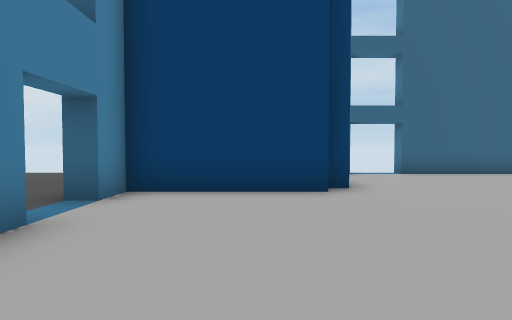
[1] (above)

17 first-person views from a walk through a Unity game level. The camera is 1.5 m above the floor, tilts 2° down and sees 75° across. The floor is counted in squares, 2 m on a side. Each view is taken from the middle of a square. On the plan, view 1 faces up. The plan holds only what a view shows up to about 11 squares ahead; the rest is blank. The place goes on beyond the plan. The player character is not drawn. Some animated figures are left out.

[2]
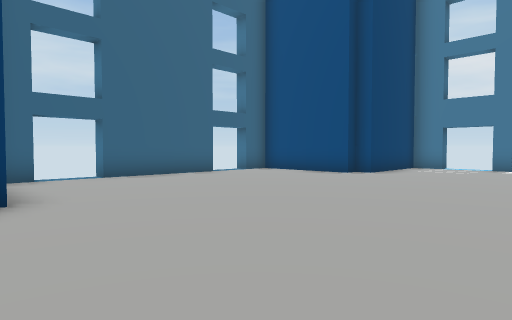

[3]
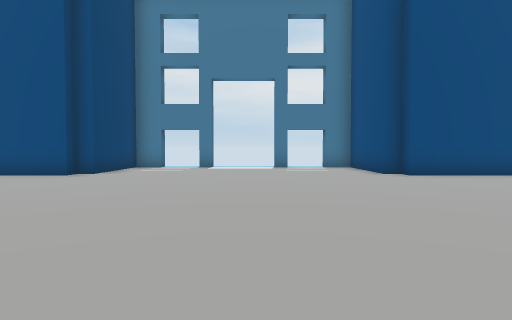

[4]
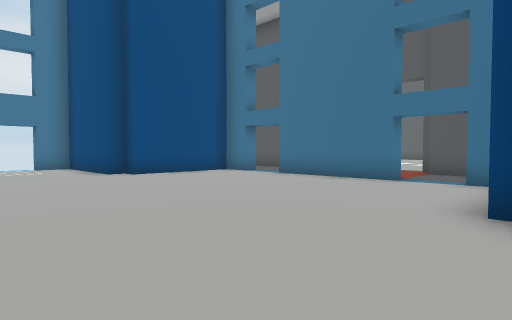

[5]
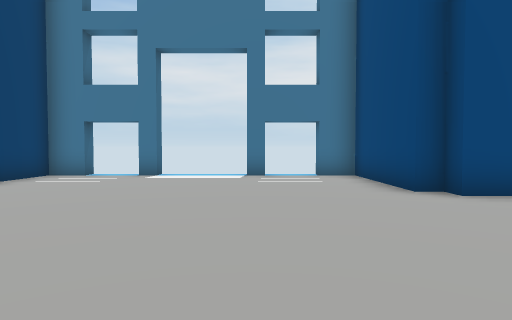

[6]
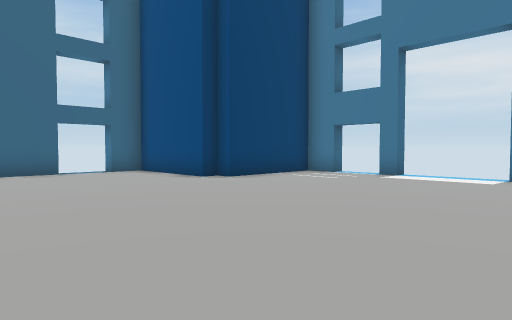

[7]
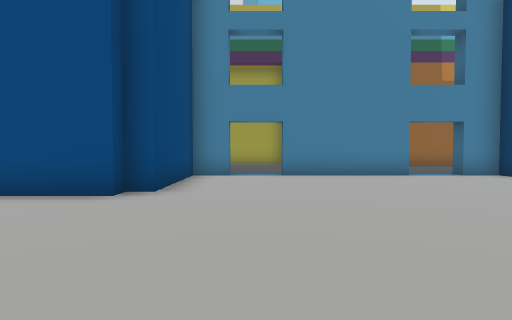

[8]
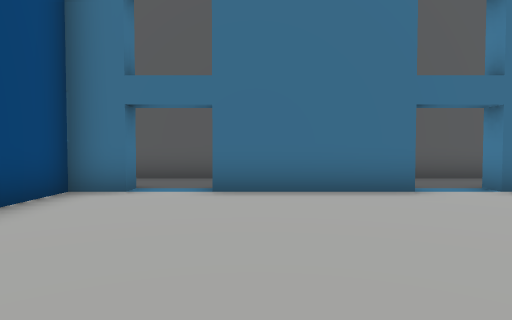

[9]
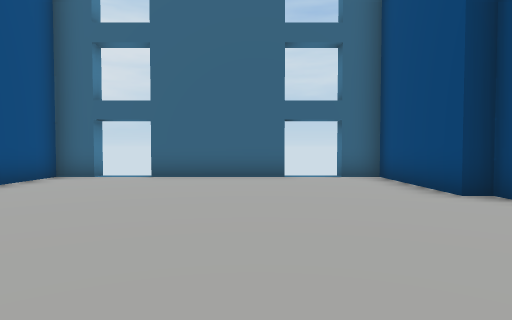

[10]
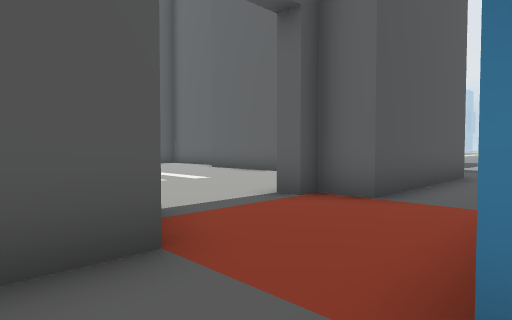

[11]
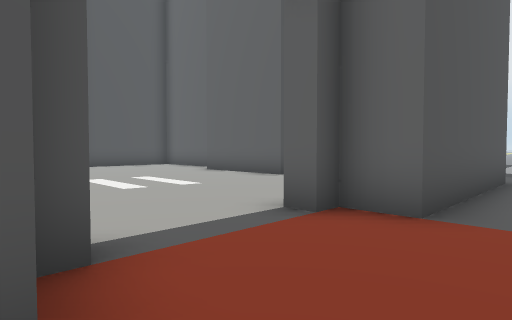

[12]
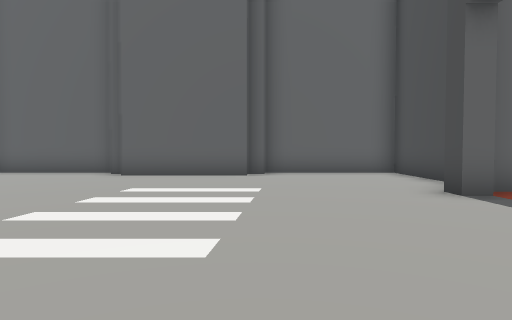

[13]
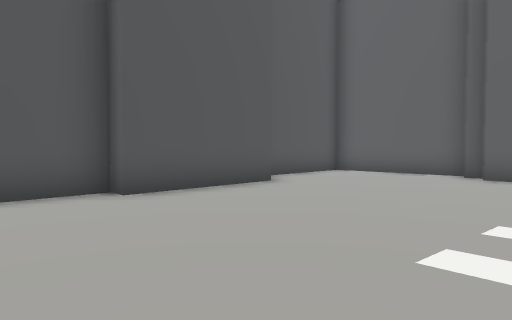

[14]
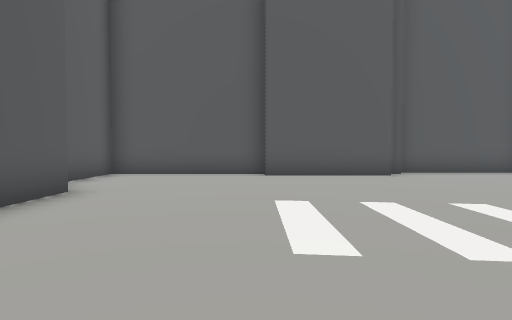

[15]
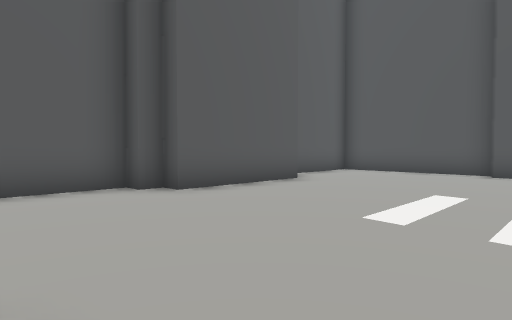

[16]
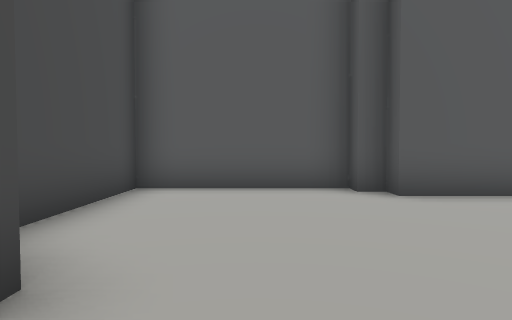

[17]
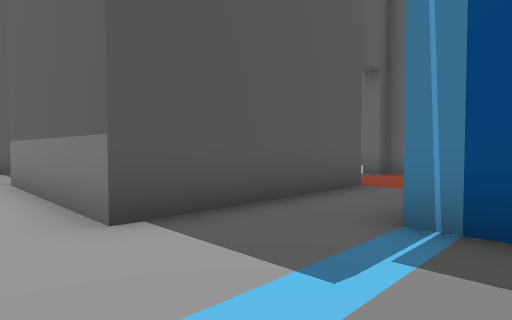

### Floor plan
Ten units are one square. View 1 is at (0, 0); x grows to the right and y downward. Boxes are objects, and circles mark ways between rooms. Rooms are numbered by the first view taken in them; rooms with no view inside come last. Other rooms are left out.
<svg viewBox="-27 -107 182 334">
<path fill="none" stroke="#000" d="M14 -57 -22 -57 -22 -47M19 -62 14 -62M143 2 143 -2M-22 -34 -22 2M43 74 43 68 78 68M-22 18 -22 28 13 28 13 33 18 33 18 51M22 68 27 68 27 72M92 72 92 68 103 68 103 33 108 33 108 28 143 28 143 18M79 -97 43 -97 43 -102M149 -27 143 -27 143 -32M148 -47 143 -47 143 -57 108 -57 108 -62 103 -62 103 -97 92 -97 92 -102M27 -102 27 -97 18 -97 18 -78M71 102 76 102M7 142 7 178M112 178 112 143 117 143 117 138 122 138 122 98 91 98M2 138 2 142M76 92 115 92M25 98 -3 98 -3 138M2 178 2 182M41 212 77 212 77 217 122 217 122 190M25 92 42 92 42 102 47 102 47 107 42 107M-3 182 -3 219M36 217 41 217M1 222 36 222M107 64 107 72M115 92 127 92"/>
<circle cx="35" cy="70" r="3" fill="#2a7"/>
<circle cx="85" cy="70" r="3" fill="#2a7"/>
<circle cx="105" cy="85" r="3" fill="#2a7"/>
<text x="60" y="-10">1</text>
<text x="60" y="150">2</text>
<text x="130" y="60">3</text>
</svg>
Room 1 opens to room 2. Room 2 opens to room 3.

Where each view was taken, in squares from view 1:
view 1: 0 up, 0 right, facing up
view 2: 1 up, 1 right, facing up-right
view 3: 1 up, 1 right, facing right
view 4: 1 up, 1 right, facing down-right
view 5: 0 up, 5 right, facing right
view 6: 1 down, 5 right, facing up-right
view 7: 1 down, 7 right, facing left
view 8: 1 down, 7 right, facing down
view 9: 1 up, 7 right, facing up
view 10: 7 down, 9 right, facing down-left
view 11: 8 down, 8 right, facing down-left
view 12: 14 down, 10 right, facing left
view 13: 16 down, 10 right, facing down-left
view 14: 12 down, 8 right, facing down
view 15: 11 down, 6 right, facing down-right
view 16: 12 down, 6 right, facing right
view 17: 6 down, 14 right, facing down-left
